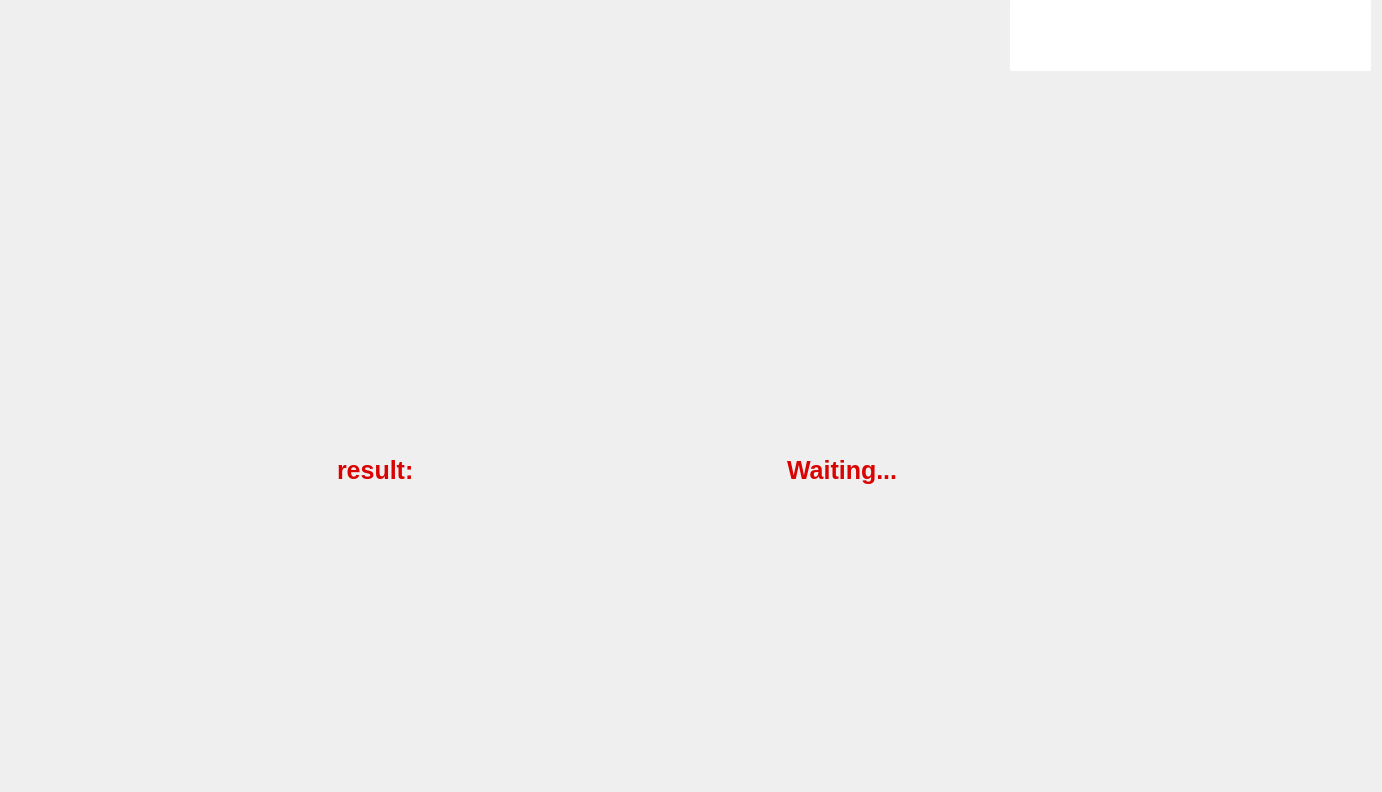
<?xml version="1.0" encoding="UTF-8"?>
<ui version="4.0">
 <class>SpeedPaws</class>
 <widget class="QMainWindow" name="SpeedPaws">
  <property name="geometry">
   <rect>
    <x>0</x>
    <y>0</y>
    <width>1382</width>
    <height>792</height>
   </rect>
  </property>
  <property name="font">
   <font>
    <family>Yu Gothic UI Light</family>
    <pointsize>11</pointsize>
   </font>
  </property>
  <property name="windowTitle">
   <string>SpeedPaws</string>
  </property>
  <property name="styleSheet">
   <string notr="true">background-size: 1200px 600px; /* Width and height in pixels */
background-size: 100% 100%;  /* Scales to fill the widget */
</string>
  </property>
  <widget class="QWidget" name="centralwidget">
   <widget class="QStackedWidget" name="stackedWidget">
    <property name="geometry">
     <rect>
      <x>0</x>
      <y>0</y>
      <width>1381</width>
      <height>791</height>
     </rect>
    </property>
    <property name="styleSheet">
     <string notr="true"/>
    </property>
    <property name="currentIndex">
     <number>4</number>
    </property>
    <widget class="QWidget" name="page_0">
     <property name="styleSheet">
      <string notr="true">background-image: url(D:/1background.png)</string>
     </property>
     <widget class="QWidget" name="background1" native="true">
      <property name="geometry">
       <rect>
        <x>0</x>
        <y>0</y>
        <width>1441</width>
        <height>811</height>
       </rect>
      </property>
      <property name="styleSheet">
       <string notr="true">background-image: url(:/img/imgs/blank_background.png);</string>
      </property>
      <widget class="QPushButton" name="multiplayer">
       <property name="geometry">
        <rect>
         <x>460</x>
         <y>360</y>
         <width>451</width>
         <height>111</height>
        </rect>
       </property>
       <property name="styleSheet">
        <string notr="true">border-radius: 2px;
 background-image: url(':/img/imgs/multiplayer.png');</string>
       </property>
       <property name="text">
        <string/>
       </property>
      </widget>
      <widget class="QPushButton" name="startbutton">
       <property name="geometry">
        <rect>
         <x>460</x>
         <y>240</y>
         <width>451</width>
         <height>121</height>
        </rect>
       </property>
       <property name="font">
        <font>
         <family>Times New Roman</family>
         <pointsize>24</pointsize>
         <italic>true</italic>
         <bold>true</bold>
        </font>
       </property>
       <property name="styleSheet">
        <string notr="true">border-radius: 2px;
 background-image: url(':/img/imgs/practice.png');</string>
       </property>
       <property name="text">
        <string/>
       </property>
      </widget>
      <widget class="QWidget" name="logo" native="true">
       <property name="geometry">
        <rect>
         <x>340</x>
         <y>60</y>
         <width>711</width>
         <height>221</height>
        </rect>
       </property>
       <property name="styleSheet">
        <string notr="true">border-radius: 2px;
 background-image: url(':/img/imgs/SpeedPaws_logo.png');
border-colour: rgba(0,0,0,0);</string>
       </property>
      </widget>
     </widget>
    </widget>
    <widget class="QWidget" name="page_1">
     <widget class="QWidget" name="background_3" native="true">
      <property name="geometry">
       <rect>
        <x>0</x>
        <y>0</y>
        <width>1381</width>
        <height>791</height>
       </rect>
      </property>
      <property name="styleSheet">
       <string notr="true">background-image: url(:/img/imgs/blank_background.png);</string>
      </property>
      <widget class="QPushButton" name="connect_button">
       <property name="geometry">
        <rect>
         <x>460</x>
         <y>320</y>
         <width>500</width>
         <height>115</height>
        </rect>
       </property>
       <property name="styleSheet">
        <string notr="true"> background-image: url(':/img/imgs/connect_button.png');
border-radius: 2px;</string>
       </property>
       <property name="text">
        <string/>
       </property>
      </widget>
      <widget class="QLineEdit" name="usernameInput">
       <property name="geometry">
        <rect>
         <x>550</x>
         <y>240</y>
         <width>281</width>
         <height>51</height>
        </rect>
       </property>
       <property name="styleSheet">
        <string notr="true">background: #00000000; /* Fully transparent background */
    border: 2px solid red;    
border-radius: 10px;                     /* No border */
padding: 10px;            /* Add some padding inside the label */
font-type: &quot;Segoe UI Semibold&quot;;
    font-family: '';    /* Change font family */
    font-size: 25px;          /* Set font size */
    color: #d90302;              /* Set text color */
font-weight: bold;</string>
       </property>
      </widget>
      <widget class="QLabel" name="label_2">
       <property name="geometry">
        <rect>
         <x>570</x>
         <y>170</y>
         <width>241</width>
         <height>51</height>
        </rect>
       </property>
       <property name="autoFillBackground">
        <bool>false</bool>
       </property>
       <property name="styleSheet">
        <string notr="true"> background: #FFFFFF; /*Fully transparent background */
    border: none;                         /* No border */
padding: 10px;            /* Add some padding inside the label */
font-type: &quot;Segoe UI Semibold&quot;;
    font-family: '';    /* Change font family */
    font-size: 25px;          /* Set font size */
    color: #d90302;              /* Set text color */
font-weight: bold;</string>
       </property>
       <property name="text">
        <string>Enter Your Name:</string>
       </property>
      </widget>
      <widget class="QPushButton" name="connect_back">
       <property name="geometry">
        <rect>
         <x>10</x>
         <y>10</y>
         <width>70</width>
         <height>70</height>
        </rect>
       </property>
       <property name="styleSheet">
        <string notr="true">background: url(&quot;:/img/imgs/back_btn.png&quot;) no-repeat center;;
border-radius: 2px;</string>
       </property>
       <property name="text">
        <string/>
       </property>
      </widget>
     </widget>
    </widget>
    <widget class="QWidget" name="page_2">
     <widget class="QWidget" name="background_4" native="true">
      <property name="geometry">
       <rect>
        <x>0</x>
        <y>0</y>
        <width>1381</width>
        <height>791</height>
       </rect>
      </property>
      <property name="styleSheet">
       <string notr="true">background-image: url(:/img/imgs/blank_background.png);</string>
      </property>
      <widget class="QPushButton" name="challenge_button">
       <property name="geometry">
        <rect>
         <x>570</x>
         <y>410</y>
         <width>200</width>
         <height>57</height>
        </rect>
       </property>
       <property name="styleSheet">
        <string notr="true"> background-image: url(':/img/imgs/challenge_button.png');
border-radius: 2px;</string>
       </property>
       <property name="text">
        <string/>
       </property>
      </widget>
      <widget class="QLabel" name="label">
       <property name="geometry">
        <rect>
         <x>540</x>
         <y>160</y>
         <width>261</width>
         <height>71</height>
        </rect>
       </property>
       <property name="autoFillBackground">
        <bool>false</bool>
       </property>
       <property name="styleSheet">
        <string notr="true">   background: #FFFFFF; /*Fully transparent background */
    border: none;                         /* No border */
padding: 10px;            /* Add some padding inside the label */
font-type: &quot;Segoe UI Semibold&quot;;
    font-family: '';    /* Change font family */
    font-size: 25px;          /* Set font size */
    color: #d90302;              /* Set text color */
font-weight: bold;
</string>
       </property>
       <property name="text">
        <string>Online Opponents:</string>
       </property>
      </widget>
      <widget class="QListWidget" name="playerList">
       <property name="geometry">
        <rect>
         <x>540</x>
         <y>220</y>
         <width>256</width>
         <height>192</height>
        </rect>
       </property>
       <property name="styleSheet">
        <string notr="true"> background: #FFFFFF; /*Fully transparent background */
    border: 2px solid red;
border-radius: 10px;                         /* No border */
padding: 10px;            /* Add some padding inside the label */
font-type: &quot;Segoe UI Semibold&quot;;
    font-family: '';    /* Change font family */
    font-size: 25px;          /* Set font size */
    color: #d90302;              /* Set text color */
font-weight: bold;</string>
       </property>
      </widget>
      <widget class="QPushButton" name="opponents_back">
       <property name="geometry">
        <rect>
         <x>10</x>
         <y>10</y>
         <width>70</width>
         <height>70</height>
        </rect>
       </property>
       <property name="styleSheet">
        <string notr="true">background: url(&quot;:/img/imgs/back_btn.png&quot;) no-repeat center;;
border-radius: 2px;</string>
       </property>
       <property name="text">
        <string/>
       </property>
      </widget>
     </widget>
    </widget>
    <widget class="QWidget" name="page_3">
     <property name="styleSheet">
      <string notr="true"/>
     </property>
     <widget class="QWidget" name="background_2" native="true">
      <property name="geometry">
       <rect>
        <x>0</x>
        <y>0</y>
        <width>1551</width>
        <height>841</height>
       </rect>
      </property>
      <property name="styleSheet">
       <string notr="true">background-image: url(:/img/imgs/background2.png);</string>
      </property>
      <widget class="QWidget" name="racetrack" native="true">
       <property name="geometry">
        <rect>
         <x>340</x>
         <y>270</y>
         <width>691</width>
         <height>51</height>
        </rect>
       </property>
       <property name="styleSheet">
        <string notr="true">background-image: url(':/img/imgs/racetrack.png');</string>
       </property>
      </widget>
      <widget class="QLabel" name="countdownLabel">
       <property name="geometry">
        <rect>
         <x>380</x>
         <y>0</y>
         <width>391</width>
         <height>71</height>
        </rect>
       </property>
       <property name="styleSheet">
        <string notr="true">    padding: 10px;            /* Add some padding inside the label */
    font-family: '';    /* Change font family */
    font-size: 35px;          /* Set font size */
    color: #d8b588;              /* Set text color */
font-weight: bold;</string>
       </property>
       <property name="text">
        <string>Pawracing starts in: 5</string>
       </property>
      </widget>
      <widget class="QWidget" name="player_2_car" native="true">
       <property name="geometry">
        <rect>
         <x>340</x>
         <y>190</y>
         <width>151</width>
         <height>81</height>
        </rect>
       </property>
       <property name="styleSheet">
        <string notr="true">background: url(&quot;:/img/imgs/car1.png&quot;) no-repeat center;
background-size: 100% 100%;  /* Scales to fill the widget */</string>
       </property>
      </widget>
      <widget class="QWidget" name="player_1_car" native="true">
       <property name="geometry">
        <rect>
         <x>340</x>
         <y>90</y>
         <width>151</width>
         <height>81</height>
        </rect>
       </property>
       <property name="styleSheet">
        <string notr="true">background: url(&quot;:/img/imgs/car1.png&quot;) no-repeat center;
background-size: 100% 100%;  /* Scales to fill the widget */
</string>
       </property>
      </widget>
      <widget class="QLabel" name="player_1">
       <property name="geometry">
        <rect>
         <x>170</x>
         <y>100</y>
         <width>141</width>
         <height>71</height>
        </rect>
       </property>
       <property name="styleSheet">
        <string notr="true">   background: rgba(0, 0, 0, 0);; /*Fully transparent background */
    border: none;                         /* No border */
padding: 10px;            /* Add some padding inside the label */
font-type: &quot;Segoe UI Semibold&quot;;
    font-family: '';    /* Change font family */
    font-size: 25px;          /* Set font size */
    color: #d90302;              /* Set text color */
font-weight: bold;</string>
       </property>
       <property name="text">
        <string>player-1</string>
       </property>
      </widget>
      <widget class="QLabel" name="player_2">
       <property name="geometry">
        <rect>
         <x>170</x>
         <y>190</y>
         <width>141</width>
         <height>71</height>
        </rect>
       </property>
       <property name="styleSheet">
        <string notr="true">background: rgba(0, 0, 0, 0); /*Fully transparent background */
    border: none;                         /* No border */
padding: 10px;            /* Add some padding inside the label */
font-type: &quot;Segoe UI Semibold&quot;;
    font-family: '';    /* Change font family */
    font-size: 25px;          /* Set font size */
    color: #d90302;              /* Set text color */
font-weight: bold;</string>
       </property>
       <property name="text">
        <string>player-2</string>
       </property>
      </widget>
      <widget class="QLabel" name="timerlabel">
       <property name="geometry">
        <rect>
         <x>630</x>
         <y>330</y>
         <width>91</width>
         <height>71</height>
        </rect>
       </property>
       <property name="font">
        <font>
         <family>Courier New</family>
         <pointsize>26</pointsize>
        </font>
       </property>
       <property name="styleSheet">
        <string notr="true">border: 5px solid #d8b588;   
    background: #000000; /* Set background color */
    border-radius: 5px;      /* Curve the edges with a radius of 10 pixels */
    padding: 10px;            /* Add some padding inside the label */
    font-family: 'Courier New';    /* Change font family */
    font-size: 30x;          /* Set font size */
    color: #ffffff;              /* Set text color */
text-align: center;
</string>
       </property>
       <property name="text">
        <string>00</string>
       </property>
      </widget>
      <widget class="QLabel" name="typing">
       <property name="geometry">
        <rect>
         <x>330</x>
         <y>370</y>
         <width>701</width>
         <height>161</height>
        </rect>
       </property>
       <property name="styleSheet">
        <string notr="true">background: rgba(0,0,0,0);
  padding: 10px;            /* Add some padding inside the label */
    font-family: '';    /* Change font family */
    font-size: 20px;          /* Set font size */
    color: #000000;              /* Set text color */
font-weight: bold;
</string>
       </property>
       <property name="text">
        <string>Stars twinkled brightly in the clear night sky, illuminating the world below. Crickets sang a gentle melody, blending with the soft rustle of leaves. The world seemed to pause, basking in the serenity of nightfall.</string>
       </property>
       <property name="wordWrap">
        <bool>true</bool>
       </property>
      </widget>
      <widget class="QLabel" name="typing_2">
       <property name="geometry">
        <rect>
         <x>310</x>
         <y>390</y>
         <width>751</width>
         <height>301</height>
        </rect>
       </property>
       <property name="styleSheet">
        <string notr="true">border: 5px solid #ffffff;   
 background: #d8b588; /* Set background color */
    border-radius: 20px;      /* Curve the edges with a radius of 10 pixels */
    padding: 10px;            /* Add some padding inside the label */
    font-family: 'Arial';    /* Change font family */
    font-size: 16px;          /* Set font size */
    color: #000000;              /* Set text color */</string>
       </property>
       <property name="text">
        <string/>
       </property>
       <property name="wordWrap">
        <bool>true</bool>
       </property>
      </widget>
      <widget class="QTextEdit" name="typed">
       <property name="geometry">
        <rect>
         <x>330</x>
         <y>520</y>
         <width>701</width>
         <height>141</height>
        </rect>
       </property>
       <property name="font">
        <font>
         <family>Arial</family>
         <pointsize>-1</pointsize>
         <bold>true</bold>
        </font>
       </property>
       <property name="styleSheet">
        <string notr="true">    border-radius: 20px;    
font-family: 'Arial';    /* Change font family */
    font-size: 20px;          /* Set font size */
    color: #000000;              /* Set text color */
font-weight: bold; 
background: white;</string>
       </property>
       <property name="html">
        <string>&lt;!DOCTYPE HTML PUBLIC &quot;-//W3C//DTD HTML 4.0//EN&quot; &quot;http://www.w3.org/TR/REC-html40/strict.dtd&quot;&gt;
&lt;html&gt;&lt;head&gt;&lt;meta name=&quot;qrichtext&quot; content=&quot;1&quot; /&gt;&lt;meta charset=&quot;utf-8&quot; /&gt;&lt;style type=&quot;text/css&quot;&gt;
p, li { white-space: pre-wrap; }
hr { height: 1px; border-width: 0; }
li.unchecked::marker { content: &quot;\2610&quot;; }
li.checked::marker { content: &quot;\2612&quot;; }
&lt;/style&gt;&lt;/head&gt;&lt;body style=&quot; font-family:'Arial'; font-size:20px; font-weight:700; font-style:normal;&quot;&gt;
&lt;p style=&quot;-qt-paragraph-type:empty; margin-top:0px; margin-bottom:0px; margin-left:0px; margin-right:0px; -qt-block-indent:0; text-indent:0px; font-size:16px; font-weight:400;&quot;&gt;&lt;br /&gt;&lt;/p&gt;&lt;/body&gt;&lt;/html&gt;</string>
       </property>
      </widget>
      <zorder>typing_2</zorder>
      <zorder>racetrack</zorder>
      <zorder>countdownLabel</zorder>
      <zorder>player_2_car</zorder>
      <zorder>player_1_car</zorder>
      <zorder>player_1</zorder>
      <zorder>player_2</zorder>
      <zorder>timerlabel</zorder>
      <zorder>typing</zorder>
      <zorder>typed</zorder>
     </widget>
    </widget>
    <widget class="QWidget" name="page_4">
     <widget class="QWidget" name="result_bg" native="true">
      <property name="geometry">
       <rect>
        <x>0</x>
        <y>0</y>
        <width>1381</width>
        <height>791</height>
       </rect>
      </property>
      <property name="styleSheet">
       <string notr="true">background-image: url(:/img/imgs/result_background.png);
background-position: center;
    background-repeat: no-repeat;
    background-attachment: fixed;
    background-size: cover;</string>
      </property>
      <widget class="QLabel" name="opponent_result">
       <property name="geometry">
        <rect>
         <x>770</x>
         <y>350</y>
         <width>321</width>
         <height>241</height>
        </rect>
       </property>
       <property name="font">
        <font>
         <family>Segoe UI</family>
         <pointsize>-1</pointsize>
         <bold>true</bold>
        </font>
       </property>
       <property name="styleSheet">
        <string notr="true">background: rgba(0,0,0,0);
padding: 10px;            /* Add some padding inside the label */
font-type: &quot;Segoe UI Semibold&quot;;
    font-family: '';    /* Change font family */
    font-size: 25px;          /* Set font size */
    color: #d90302;              /* Set text color */
font-weight: bold;

</string>
       </property>
       <property name="text">
        <string>Waiting...</string>
       </property>
      </widget>
      <widget class="QLabel" name="my_result">
       <property name="geometry">
        <rect>
         <x>320</x>
         <y>350</y>
         <width>331</width>
         <height>241</height>
        </rect>
       </property>
       <property name="font">
        <font>
         <family>Segoe UI</family>
         <pointsize>-1</pointsize>
         <bold>true</bold>
        </font>
       </property>
       <property name="styleSheet">
        <string notr="true">background: rgba(0,0,0,0);
padding: 10px;            /* Add some padding inside the label */
font-type: &quot;Segoe UI Semibold&quot;;
    font-family: '';    /* Change font family */
    font-size: 25px;          /* Set font size */
    color: #d90302;              /* Set text color */
font-weight: bold;

</string>
       </property>
       <property name="text">
        <string>result:</string>
       </property>
      </widget>
      <widget class="QPushButton" name="result_back">
       <property name="geometry">
        <rect>
         <x>10</x>
         <y>5</y>
         <width>70</width>
         <height>70</height>
        </rect>
       </property>
       <property name="styleSheet">
        <string notr="true">background: url(&quot;:/img/imgs/back_btn.png&quot;) no-repeat center;
border-radius: 2px;</string>
       </property>
       <property name="text">
        <string/>
       </property>
      </widget>
      <widget class="QWidget" name="widget" native="true">
       <property name="geometry">
        <rect>
         <x>1010</x>
         <y>0</y>
         <width>361</width>
         <height>71</height>
        </rect>
       </property>
       <property name="styleSheet">
        <string notr="true">background: white;
border-radius: 2px;
border-colour: white;</string>
       </property>
       <widget class="QPushButton" name="new_race">
        <property name="geometry">
         <rect>
          <x>110</x>
          <y>10</y>
          <width>221</width>
          <height>61</height>
         </rect>
        </property>
        <property name="styleSheet">
         <string notr="true">background: url(&quot;:/img/imgs/new_race.png&quot;) no-repeat center;

border-color: #ffffff;
border-radius: 2px;</string>
        </property>
        <property name="text">
         <string/>
        </property>
       </widget>
      </widget>
     </widget>
    </widget>
    <widget class="QWidget" name="page_5">
     <widget class="QWidget" name="background_5" native="true">
      <property name="geometry">
       <rect>
        <x>-1</x>
        <y>-1</y>
        <width>1381</width>
        <height>791</height>
       </rect>
      </property>
      <property name="styleSheet">
       <string notr="true">background-image: url(:/img/imgs/background2.png);
background-position: center;
    background-repeat: no-repeat;
    background-attachment: fixed;
    background-size: cover;</string>
      </property>
      <widget class="QWidget" name="practice_stats" native="true">
       <property name="geometry">
        <rect>
         <x>1020</x>
         <y>240</y>
         <width>301</width>
         <height>381</height>
        </rect>
       </property>
       <property name="styleSheet">
        <string notr="true">background-image:url(':/img/imgs/stats.png');
border-radius:25px;</string>
       </property>
       <widget class="QPushButton" name="practice_replay">
        <property name="geometry">
         <rect>
          <x>50</x>
          <y>280</y>
          <width>201</width>
          <height>51</height>
         </rect>
        </property>
        <property name="styleSheet">
         <string notr="true">background: url(&quot;:/img/imgs/replay.png&quot;) no-repeat center;
border-color: #ffffff;
border-radius: 2px;</string>
        </property>
        <property name="text">
         <string/>
        </property>
       </widget>
       <widget class="QLabel" name="practice_result">
        <property name="geometry">
         <rect>
          <x>30</x>
          <y>140</y>
          <width>261</width>
          <height>131</height>
         </rect>
        </property>
        <property name="font">
         <font>
          <family>Segoe UI</family>
          <pointsize>-1</pointsize>
          <bold>true</bold>
         </font>
        </property>
        <property name="styleSheet">
         <string notr="true">background: rgba(0,0,0,0);
padding: 10px;            /* Add some padding inside the label */
font-type: &quot;Segoe UI Semibold&quot;;
    font-family: '';    /* Change font family */
    font-size: 25px;          /* Set font size */
    color: #d90302;              /* Set text color */
font-weight: bold;

</string>
        </property>
        <property name="text">
         <string>result:</string>
        </property>
       </widget>
      </widget>
      <widget class="QWidget" name="practice_racetrack" native="true">
       <property name="geometry">
        <rect>
         <x>150</x>
         <y>270</y>
         <width>691</width>
         <height>51</height>
        </rect>
       </property>
       <property name="styleSheet">
        <string notr="true">background-image: url(':/img/imgs/racetrack.png');</string>
       </property>
      </widget>
      <widget class="QWidget" name="practice_car" native="true">
       <property name="geometry">
        <rect>
         <x>150</x>
         <y>190</y>
         <width>151</width>
         <height>81</height>
        </rect>
       </property>
       <property name="styleSheet">
        <string notr="true">background: url(&quot;:/img/imgs/car1.png&quot;) no-repeat center;
background-size: 100% 100%;  /* Scales to fill the widget */</string>
       </property>
      </widget>
      <widget class="QLabel" name="practice_text">
       <property name="geometry">
        <rect>
         <x>140</x>
         <y>390</y>
         <width>701</width>
         <height>161</height>
        </rect>
       </property>
       <property name="styleSheet">
        <string notr="true">background: rgba(0, 0, 0, 0); 

    padding: 10px;            /* Add some padding inside the label */
    font-family: '';    /* Change font family */
    font-size: 20px;          /* Set font size */
    color: #000000;              /* Set text color */
font-weight: bold;
</string>
       </property>
       <property name="text">
        <string>Stars twinkled brightly in the clear night sky, illuminating the world below. Crickets sang a gentle melody, blending with the soft rustle of leaves. The world seemed to pause, basking in the serenity of nightfall.</string>
       </property>
       <property name="wordWrap">
        <bool>true</bool>
       </property>
      </widget>
      <widget class="QTextEdit" name="practice_typed">
       <property name="geometry">
        <rect>
         <x>140</x>
         <y>530</y>
         <width>701</width>
         <height>141</height>
        </rect>
       </property>
       <property name="font">
        <font>
         <family>Arial</family>
         <pointsize>-1</pointsize>
         <bold>true</bold>
        </font>
       </property>
       <property name="styleSheet">
        <string notr="true">    border-radius: 20px;    
font-family: 'Arial';    /* Change font family */
    font-size: 20px;          /* Set font size */
    color: #000000;              /* Set text color */
font-weight: bold; 
background: white;</string>
       </property>
       <property name="html">
        <string>&lt;!DOCTYPE HTML PUBLIC &quot;-//W3C//DTD HTML 4.0//EN&quot; &quot;http://www.w3.org/TR/REC-html40/strict.dtd&quot;&gt;
&lt;html&gt;&lt;head&gt;&lt;meta name=&quot;qrichtext&quot; content=&quot;1&quot; /&gt;&lt;meta charset=&quot;utf-8&quot; /&gt;&lt;style type=&quot;text/css&quot;&gt;
p, li { white-space: pre-wrap; }
hr { height: 1px; border-width: 0; }
li.unchecked::marker { content: &quot;\2610&quot;; }
li.checked::marker { content: &quot;\2612&quot;; }
&lt;/style&gt;&lt;/head&gt;&lt;body style=&quot; font-family:'Arial'; font-size:20px; font-weight:700; font-style:normal;&quot;&gt;
&lt;p style=&quot;-qt-paragraph-type:empty; margin-top:0px; margin-bottom:0px; margin-left:0px; margin-right:0px; -qt-block-indent:0; text-indent:0px; font-size:16px; font-weight:400;&quot;&gt;&lt;br /&gt;&lt;/p&gt;&lt;/body&gt;&lt;/html&gt;</string>
       </property>
      </widget>
      <widget class="QLabel" name="practice_timerlabel">
       <property name="geometry">
        <rect>
         <x>440</x>
         <y>340</y>
         <width>91</width>
         <height>71</height>
        </rect>
       </property>
       <property name="font">
        <font>
         <family>Courier New</family>
         <pointsize>26</pointsize>
        </font>
       </property>
       <property name="styleSheet">
        <string notr="true">border: 5px solid #d8b588;   
    background-color: #000000; /* Set background color */
    border-radius: 5px;      /* Curve the edges with a radius of 10 pixels */
    padding: 10px;            /* Add some padding inside the label */
    font-family: 'Courier New';    /* Change font family */
    font-size: 30x;          /* Set font size */
    color: #ffffff;              /* Set text color */
text-align: center;
</string>
       </property>
       <property name="text">
        <string>00</string>
       </property>
      </widget>
      <widget class="QLabel" name="practice_typing_box">
       <property name="geometry">
        <rect>
         <x>120</x>
         <y>400</y>
         <width>751</width>
         <height>301</height>
        </rect>
       </property>
       <property name="styleSheet">
        <string notr="true">border: 5px solid #ffffff;   
 background: #d8b588; /* Set background color */
    border-radius: 20px;      /* Curve the edges with a radius of 10 pixels */
    padding: 10px;            /* Add some padding inside the label */
    font-family: 'Arial';    /* Change font family */
    font-size: 16px;          /* Set font size */
    color: #000000;              /* Set text color */</string>
       </property>
       <property name="text">
        <string/>
       </property>
       <property name="wordWrap">
        <bool>true</bool>
       </property>
      </widget>
      <widget class="QPushButton" name="practice_back">
       <property name="geometry">
        <rect>
         <x>0</x>
         <y>0</y>
         <width>91</width>
         <height>71</height>
        </rect>
       </property>
       <property name="styleSheet">
        <string notr="true">background: url(&quot;:/img/imgs/back.png&quot;) no-repeat center;
border-color: #ffffff;
border-radius: 2px;</string>
       </property>
       <property name="text">
        <string/>
       </property>
      </widget>
      <widget class="QLabel" name="practice_countdownLabel">
       <property name="geometry">
        <rect>
         <x>300</x>
         <y>0</y>
         <width>391</width>
         <height>71</height>
        </rect>
       </property>
       <property name="styleSheet">
        <string notr="true">background: rgba(0, 0, 0, 0); 
    padding: 10px;            /* Add some padding inside the label */
    font-family: '';    /* Change font family */
    font-size: 35px;          /* Set font size */
    color: #d8b588;              /* Set text color */
font-weight: bold;</string>
       </property>
       <property name="text">
        <string>Pawracing starts in: 5</string>
       </property>
      </widget>
      <zorder>practice_typing_box</zorder>
      <zorder>practice_stats</zorder>
      <zorder>practice_racetrack</zorder>
      <zorder>practice_car</zorder>
      <zorder>practice_timerlabel</zorder>
      <zorder>practice_back</zorder>
      <zorder>practice_typed</zorder>
      <zorder>practice_text</zorder>
      <zorder>practice_countdownLabel</zorder>
     </widget>
    </widget>
   </widget>
  </widget>
 </widget>
 <resources/>
 <connections/>
</ui>
